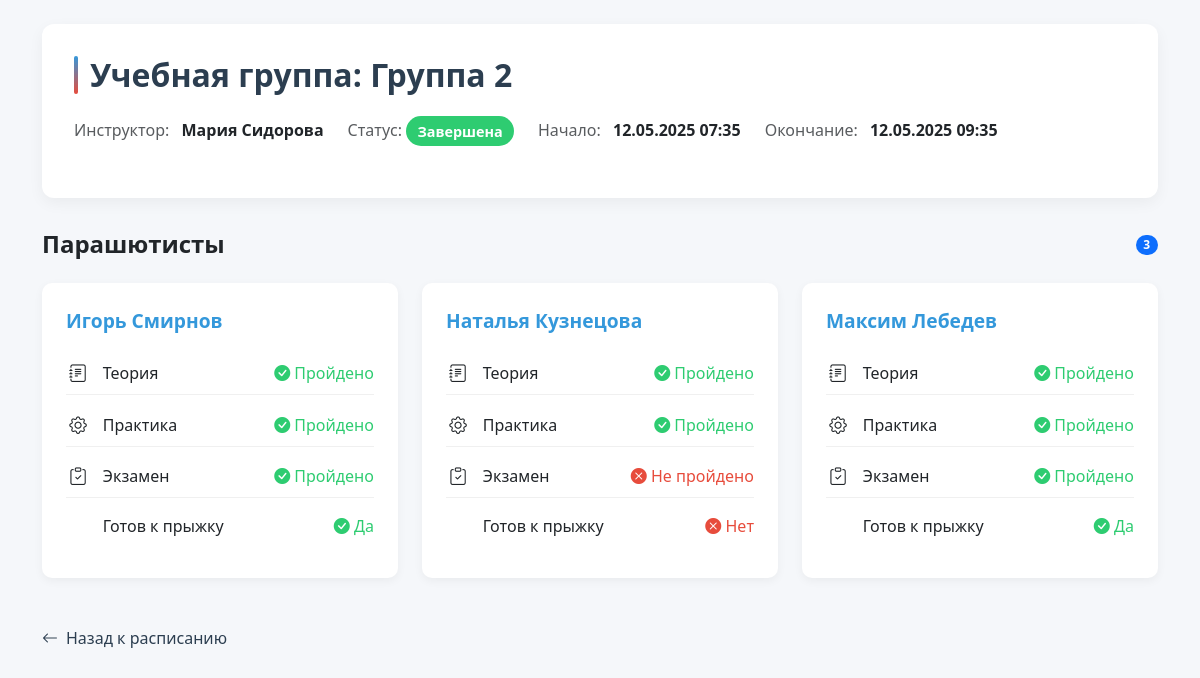
Page /instructors/2/training_groups/2/ on the committed database.
### instructors/models.py (models this page shows, shortened)
class TrainingGroup(models.Model):
    STATUS_CHOICES = [
        ('created', 'Создана'),  # Статус "Создана"
        ('in_progress', 'В процессе'),  # Статус "В процессе"
        ('completed', 'Завершена'),  # Статус "Завершена"
    ]
    group_id = models.AutoField(primary_key=True)
    instructor = models.ForeignKey('Instructor',
                                   on_delete=models.CASCADE)  # Убедитесь, что модель Instructor определена
    group_name = models.CharField(max_length=255)  # Название группы
    start_date_time = models.DateTimeField()  # Дата и время начала
    end_date_time = models.DateTimeField(null=True, blank=True)  # Дата и время завершения
    status = models.CharField(max_length=20, choices=STATUS_CHOICES, default='created')  # Статус с choices

class Instructor(models.Model):
    instructor_id = models.AutoField(primary_key=True)
    first_name = models.CharField(max_length=255)
    middle_name = models.CharField(max_length=255)
    last_name = models.CharField(max_length=255)
    contact_info = models.CharField(max_length=255)
    qualification = models.CharField(max_length=50)
    status = models.CharField(max_length=50)

class TrainingGroupParachutist(models.Model):
    parachutist = models.ForeignKey(Parachutist, unique=True, on_delete=models.CASCADE)
    group = models.ForeignKey(TrainingGroup, on_delete=models.CASCADE)
    theory_passed = models.BooleanField(default=False)
    practice_passed = models.BooleanField(default=False)
    medical_certified = models.BooleanField('Мед. сертификация', default=False)
    """
    Наличие необходимых для прыжка мед. бумаг.
    """
    exam_passed = models.BooleanField(default=False)  # Новое поле для зачета
    ready_for_jump = models.BooleanField(default=False)  # Новое поле

class Parachutist(models.Model):
    parachutist_id = models.AutoField(primary_key=True)
    first_name = models.CharField(max_length=255)
    middle_name = models.CharField(max_length=255)
    last_name = models.CharField(max_length=255)
    contact_info = models.CharField(max_length=255)

### instructors/views.py (the view)
def training_group_detail(request, instructor_id, training_group_id):
    instructor = get_object_or_404(Instructor, pk=instructor_id)
    training_group = get_object_or_404(TrainingGroup, pk=training_group_id, instructor=instructor)
    group_parachutists = TrainingGroupParachutist.objects.filter(group=training_group).select_related('parachutist')
    context = {
        'instructor': instructor,
        'training_group': training_group,
        'group_parachutists': group_parachutists,
    }
    return render(request, 'training_group_detail.html', context)

### instructors/templates/training_group_detail.html (shortened to what this page needs)
<!DOCTYPE html>
<html lang="ru">
<head>
    <link href="https://cdn.jsdelivr.net/npm/bootstrap@5.3.0/dist/css/bootstrap.min.css" rel="stylesheet">
    <link href="https://cdn.jsdelivr.net/npm/bootstrap-icons@1.10.0/font/bootstrap-icons.css" rel="stylesheet">
</head>
<body>
    <div class="container py-4">
        <div class="group-header">
            <h1 class="group-title">Учебная группа: {{ training_group.group_name }}</h1>
            <div class="d-flex flex-wrap align-items-center mb-3">
                <div class="me-4 mb-2">
                    <span class="text-muted">Инструктор:</span>
                    <span class="fw-bold ms-2">{{ instructor.first_name }} {{ instructor.last_name }}</span>
                </div>
                <div class="me-4 mb-2">
                    <span class="text-muted">Статус:</span>
                    <span class="info-badge bg-{% if training_group.status == 'completed' %}success text-white fw-semibold{% elif training_group.status == 'in_progress' %}warning fw-semibold{% else %}info text-white fw-semibold{% endif %}">
                        {{ training_group.get_status_display }}
                    </span>
                </div>
                <div class="me-4 mb-2">
                    <span class="text-muted">Начало:</span>
                    <span class="fw-bold ms-2">{{ training_group.start_date_time|date:"d.m.Y H:i" }}</span>
                </div>
                {% if training_group.end_date_time %}
                <div class="me-4 mb-2">
                    <span class="text-muted">Окончание:</span>
                    <span class="fw-bold ms-2">{{ training_group.end_date_time|date:"d.m.Y H:i" }}</span>
                </div>
                {% endif %}
            </div>
        </div>
        <div class="d-flex justify-content-between align-items-center mb-4">
            <h2 class="mb-0" style="font-size: 1.5rem; font-weight: 600;">Парашютисты</h2>
            <span class="badge bg-primary rounded-pill">{{ group_parachutists|length }}</span>
        </div>
        {% if group_parachutists %}
            <div class="row">
                {% for gp in group_parachutists %}
                <div class="col-md-6 col-lg-4 mb-4">
                    <div class="parachutist-card">
                        <div class="d-flex justify-content-between align-items-start mb-3">
                            <a href="{% url 'edit_training_checkpoint' instructor_id=instructor.instructor_id training_group_id=training_group.group_id parachutist_id=gp.parachutist.parachutist_id %}"
                               class="parachutist-name">
                                {{ gp.parachutist.first_name }} {{ gp.parachutist.last_name }}
                            </a>
                        </div>
                        <div class="checkpoint-item">
                            <div class="checkpoint-icon">
                                <i class="bi bi-journal-text"></i>
                            </div>
                            <div class="flex-grow-1">Теория</div>
                            <span class="{% if gp.theory_passed %}passed{% else %}failed{% endif %}">
                                {% if gp.theory_passed %}<i class="bi bi-check-circle-fill"></i> Пройдено{% else %}<i class="bi bi-x-circle-fill"></i> Не пройдено{% endif %}
                            </span>
                        </div>
                        <div class="checkpoint-item">
                            <div class="checkpoint-icon">
                                <i class="bi bi-gear"></i>
                            </div>
                            <div class="flex-grow-1">Практика</div>
                            <span class="{% if gp.practice_passed %}passed{% else %}failed{% endif %}">
                                {% if gp.practice_passed %}<i class="bi bi-check-circle-fill"></i> Пройдено{% else %}<i class="bi bi-x-circle-fill"></i> Не пройдено{% endif %}
                            </span>
                        </div>
                        <div class="checkpoint-item">
                            <div class="checkpoint-icon">
                                <i class="bi bi-clipboard-check"></i>
                            </div>
                            <div class="flex-grow-1">Экзамен</div>
                            <span class="{% if gp.exam_passed %}passed{% else %}failed{% endif %}">
                                {% if gp.exam_passed %}<i class="bi bi-check-circle-fill"></i> Пройдено{% else %}<i class="bi bi-x-circle-fill"></i> Не пройдено{% endif %}
                            </span>
                        </div>
                        <div class="checkpoint-item" style="border-bottom: none;">
                            <div class="flex-grow-1">Готов к прыжку</div>
                            <span class="{% if gp.ready_for_jump %}passed{% else %}failed{% endif %}">
                                {% if gp.ready_for_jump %}<i class="bi bi-check-circle-fill"></i> Да{% else %}<i class="bi bi-x-circle-fill"></i> Нет{% endif %}
                            </span>
                        </div>
                    </div>
                </div>
                {% endfor %}
            </div>
        {% else %}
            <div class="alert alert-info d-flex align-items-center">
                <i class="bi bi-info-circle-fill me-2"></i>
                В этой группе пока нет парашютистов.
            </div>
        {% endif %}
        <a href="{% url 'instructor_schedule' instructor_id=instructor.instructor_id %}" class="btn-back">
            <i class="bi bi-arrow-left me-2"></i> Назад к расписанию
        </a>
    </div>
</body>
</html>

### instructors/templates/training_group_detail.html (style rules this page uses)
:root { --primary: #3498db; --secondary: #e74c3c; --success: #2ecc71; --danger: #e74c3c; --dark: #2c3e50; --light: #f8f9fa; }
.bg-success { background-color: #2ecc71 !important; }
body { background-color: #f5f7fa; font-family: 'Segoe UI', system-ui, sans-serif; }
.group-header { background: white; border-radius: 12px; padding: 2rem; margin-bottom: 2rem; box-shadow: 0 5px 15px rgba(0,0,0,0.05); }
.group-title { font-size: 2rem; font-weight: 600; color: var(--dark); margin-bottom: 1.5rem; position: relative; padding-left: 1rem; }
.group-title::before { content: ''; position: absolute; left: 0; top: 0; height: 100%; width: 4px; background: linear-gradient(to bottom, var(--primary), var(--secondary)); border-radius: 4px; }
.info-badge { font-size: 0.9rem; padding: 0.35rem 0.7rem; border-radius: 50px; }
.parachutist-card { background: white; border-radius: 10px; padding: 1.5rem; margin-bottom: 1.5rem; box-shadow: 0 3px 10px rgba(0,0,0,0.05); transition: all 0.3s ease; }
.parachutist-name { font-size: 1.2rem; font-weight: 600; color: var(--primary); text-decoration: none; transition: all 0.2s ease; }
.checkpoint-item { display: flex; align-items: center; margin-bottom: 0.5rem; padding: 0.5rem 0; border-bottom: 1px solid #f0f0f0; }
.checkpoint-icon { margin-right: 0.8rem; font-size: 1.1rem; width: 24px; text-align: center; }
.passed { color: var(--success); font-weight: 500; }
.failed { color: var(--danger); font-weight: 500; }
.btn-back { color: var(--dark); text-decoration: none; display: inline-flex; align-items: center; transition: all 0.2s ease; }

### rows in the picture
TrainingGroup: group_name "Группа 2", status "Завершена", start_date_time "12.05.2025 07:35", end_date_time "12.05.2025 09:35"
Instructor: first_name "Мария", last_name "Сидорова"
TrainingGroupParachutist: parachutist.first_name "Игорь", parachutist.last_name "Смирнов", theory_passed True (drawn), practice_passed True (drawn), exam_passed True (drawn), ready_for_jump True (drawn)
TrainingGroupParachutist: parachutist.first_name "Наталья", parachutist.last_name "Кузнецова", theory_passed True (drawn), practice_passed True (drawn), exam_passed False (drawn), ready_for_jump False (drawn)
TrainingGroupParachutist: parachutist.first_name "Максим", parachutist.last_name "Лебедев", theory_passed True (drawn), practice_passed True (drawn), exam_passed True (drawn), ready_for_jump True (drawn)

### other values in the picture
{{ group_parachutists|length }} "3"
